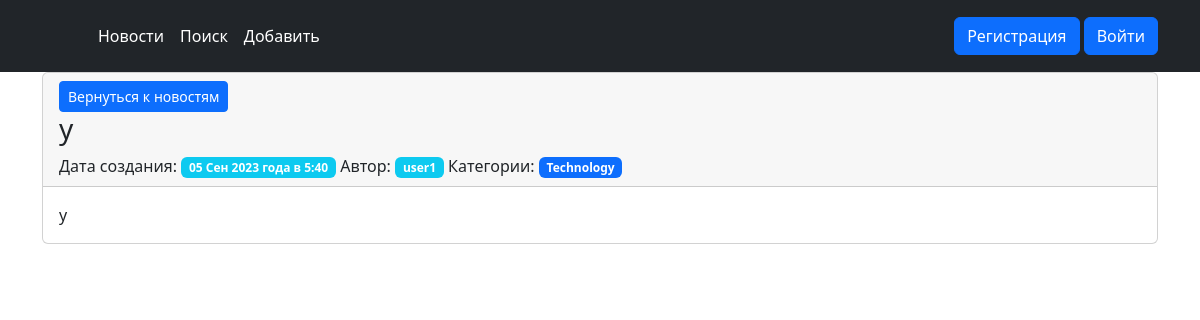
/news/60/, run on the app's committed database.
### NewsPaper/models.py (models this page shows, shortened)
class Post(models.Model):
    NEWS = 'NW'
    ARTICLE = 'AR'
    POST_TYPES = (
        (NEWS, 'Новость'),
        (ARTICLE, 'Статья'),
    )
    author = models.ForeignKey(Author, on_delete=models.CASCADE)
    post_type = models.CharField(max_length=100, choices=POST_TYPES, default=ARTICLE)
    created_at = models.DateTimeField(auto_now_add=True)
    categories = models.ManyToManyField(Category, through='PostCategory')
    title = models.CharField(max_length=128)
    text = models.TextField()
    rating = models.IntegerField(default=0)

class Author(models.Model):
    authorUser = models.OneToOneField(User, on_delete=models.CASCADE)
    ratingAuthor = models.IntegerField(default=0)
    def __str__(self):
        return f"{self.authorUser}"

class Category(models.Model):
    name = models.CharField(max_length=100, unique=True)
    subscribers = models.ManyToManyField(User, blank=True)

### NewsPaper/views.py (the view)
# urls.py: path('<int:pk>/', PostDetailView.as_view(), name='post_detail'),
class PostDetailView(DetailView):
    template_name = 'NewsPaper/post_detail.html'
    queryset = Post.objects.all()
    def get_object(self, *args, **kwargs):
        obj = cache.get(f'post-{self.kwargs["pk"]}',None)
        if not obj:
            obj = super().get_object(queryset=self.queryset)
            cache.set(f'post-{self.kwargs["pk"]}', obj)
        return obj
    def get_context_data(self, **kwargs):
        context = super().get_context_data(**kwargs)
        context['is_not_authors'] = not self.request.user.groups.filter(name='authors').exists()
        return context

### NewsPaper/templatetags/custom_filters.py (called while the page is built)
@register.filter(name='censor')
def censor(value):
    banned_words = ['хуй', 'пидор', 'иди на хуй']  # Список нежелательных слов
    for word in banned_words:
        value = value.replace(word, '***')
    return value

### NewsPaper/templates/NewsPaper/post_detail.html (shortened to what this page needs)
{% extends 'layout/default.html' %}
{% load custom_filters %}
{% block content %}
<div class="card">
 <div class="card-header">
     <div class="btn-group">
    <a href="{% url 'news:posts' %}" class="btn btn-primary btn-sm stretched-link">Вернуться к новостям</a>
</div>
   <h3>
     {{ post.title|censor }}
   </h3>
   <div>
     Дата создания: <span class="badge bg-info">{{ post.created_at|date:'d M Y года в G:i' }}</span>
     Автор: <span class="badge bg-info">{{ post.author }}</span>
       Категории:
       {% for category in post.categories.all %}
    <span class="badge bg-primary">{{ category.name }}</span>
     {% endfor %}
   </div>
 </div>
 <div class="card-body">
   {{ post.text|censor }}
{% endblock content %}

### data on the page
Post: title|censor "у", created_at "05 Сен 2023 года в 5:40", author "user1", text|censor "у"
Category: name "Technology"
